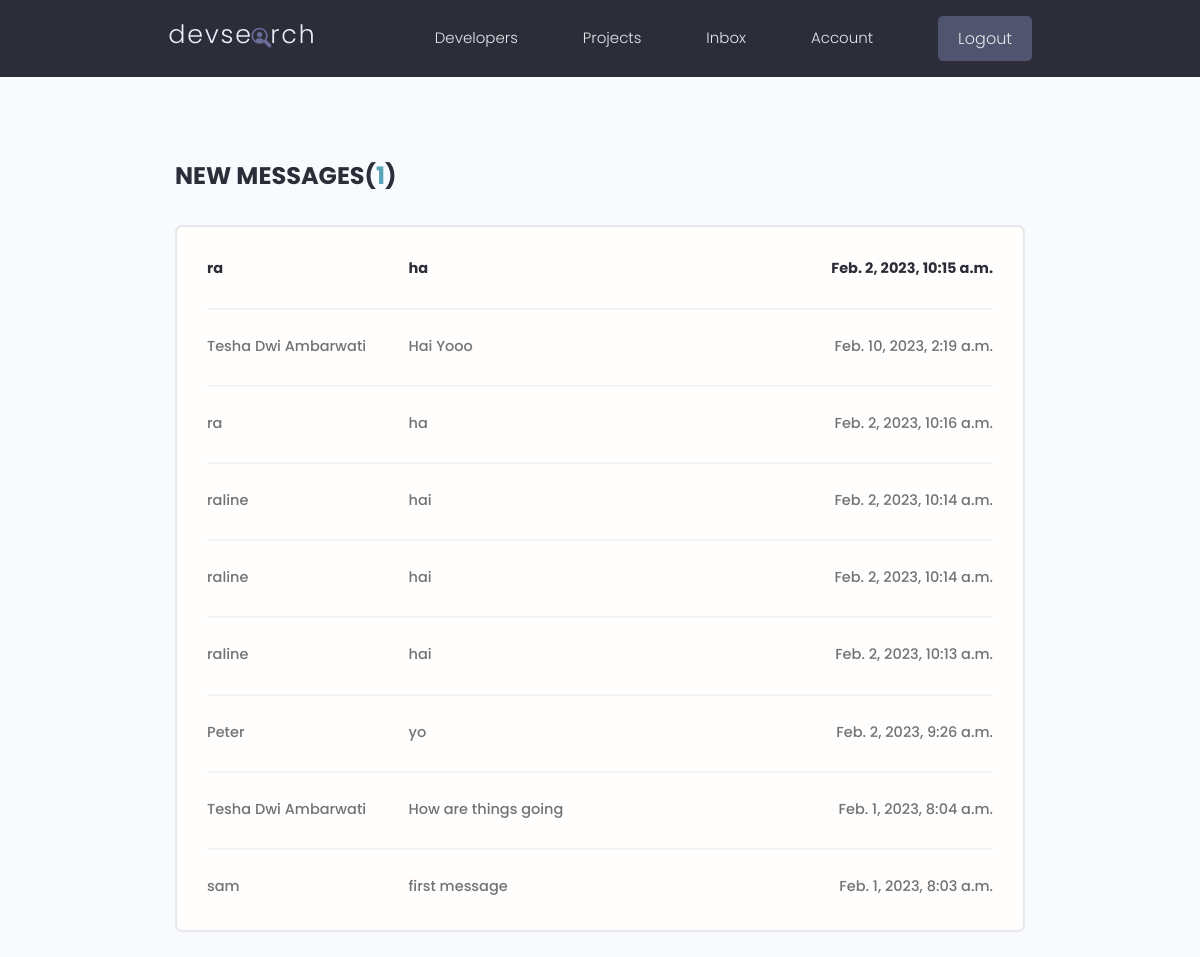
Page /inbox/ (signed in) on the earlier database version.
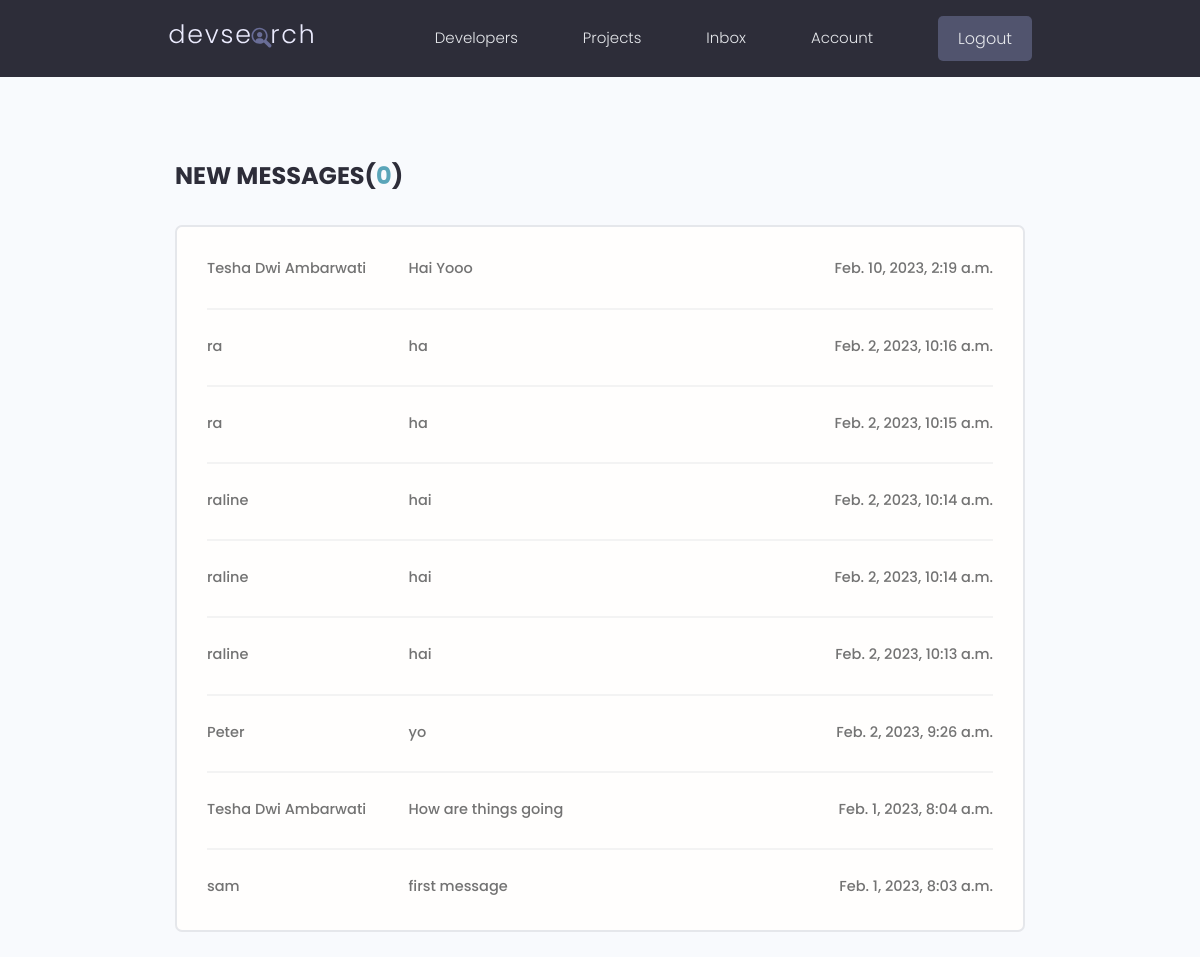
Same page on the later database version.
### users/models.py (models this page shows, shortened)
class Message(models.Model):
    sender = models.ForeignKey(
        Profile, on_delete=models.SET_NULL, null=True, blank=True)
    recipient = models.ForeignKey(
        Profile, on_delete=models.SET_NULL, null=True, blank=True, related_name="messages")
    name = models.CharField(max_length=200, null=True, blank=True)
    email = models.EmailField(max_length=200, null=True, blank=True)
    subject = models.CharField(max_length=200, null=True, blank=True)
    body = models.TextField()
    is_read = models.BooleanField(default=False, null=True)
    created = models.DateTimeField(auto_now_add=True)
    id = models.UUIDField(default=uuid.uuid4, unique=True,
                          primary_key=True, editable=False)
    class Meta:
        ordering = ['is_read', '-created']

### users/views.py (the view)
# urls.py: path('inbox/', views.inbox, name="inbox"),
@login_required(login_url='login')
def inbox(request):
    profile = request.user.profile
    messageRequests = profile.messages.all()
    unreadCount = messageRequests.filter(is_read=False).count()
    context = {'messageRequests': messageRequests, 'unreadCount': unreadCount}
    return render(request, 'users/inbox.html', context)

### users/templates/users/inbox.html
{% extends 'main.html' %}
{% block content %}
  <main class="inbox my-xl">
    <div class="content-box">
      <h3 class="inbox__title">New Messages(<span>{{unreadCount}}</span>)</h3>
      <ul class="messages">
        {% for message in messageRequests %}
        {% if message.is_read == False %}
        <li class="message message--unread">
          {% else %}
        <li class="message">
          {% endif %}
        <a href="{% url 'message' message.id %}">
            <span class="message__author">{{message.name}}</span>
            <span class="message__subject">{{message.subject}}</span>
            <span class="message__date">{{message.created}}</span>
          </a>
        </li>
        {% endfor %}
      </ul>
    </div>
  </main>
{% endblock content %}

### templates/main.html (shortened to what this page needs)
<!DOCTYPE html>
{% load static %}
<html lang="en">
<head>
    <link rel="stylesheet" href="https://cdn.iconmonstr.com/1.3.0/css/iconmonstr-iconic-font.min.css" />
    <link rel="stylesheet" href="{% static 'uikit/styles/uikit.css' %}" />
    <link rel="stylesheet" href="{% static 'styles/app.css' %}" />
</head>
<body>
    {% include 'navbar.html' %}
    {% block content %}
    {% endblock content %}
</body>
</html>

### templates/navbar.html (shortened to what this page needs)
{% load static %}
<header class="header">
    <div class="container container--narrow">
        <a href="{% url 'profiles' %}" class="header__logo">
            <img src="{% static 'images/logo.svg' %} " alt="DevSearch Logo" />
        </a>
        <nav class="header__nav">
            <ul class="header__menu">
                <li class="header__menuItem"><a href="{% url 'profiles' %}">Developers</a></li>
                <li class="header__menuItem"><a href="{% url 'projects' %}">Projects</a></li>
                {% if request.user.is_authenticated %}
                <li class="header__menuItem"><a href="{% url 'inbox' %}">Inbox</a></li>
                <li class="header__menuItem"><a href="{% url 'account' %}">Account</a></li>
                <li class="header__menuItem"><a href="{% url 'logout' %}" class="btn btn--sub">Logout</a></li>
                {% else %}
                <li class="header__menuItem"><a href="{% url 'login' %}" class="btn btn--sub">Login/Sign Up</a></li>
                {% endif %}
            </ul>
        </nav>
    </div>
</header>

### static/styles/app.css (style rules this page uses)
:root { --color-sub: #2d2d39; }
.btn--sub { background-color: var(--color-sub-light); }
img { width: 100%; }
.content-box { width: 95%; max-width: 85rem; margin: 0 auto; }
.header { position: sticky; z-index: 111; background-color: var(--color-sub); padding: 1.5rem 0; }
.header > .container { display: flex; justify-content: space-between; align-items: center; }
.header__logo > img { height: 3.8rem; }
.header__nav > ul { display: inline-flex; align-items: center; list-style: none; gap: 6.5rem; }
.header__menuItem > a { color: var(--color-light); font-weight: 300; }
.inbox { height: 90vh; }
.inbox__title, .inbox__title span { font-size: 2.4rem; font-weight: 700; color: var(--color-sub); text-transform: uppercase; text-align: left; margin-bottom: 3rem; }
.inbox__title span { color: var(--color-main); }
.messages { list-style: none; background: var(--color-white); padding: 0.5rem 3rem; border: 2px solid var(--color-light); border-radius: 0.7rem; }
.message { padding: 2.5rem 0; }
.message > a span { font-size: 1.45rem; font-weight: 500; }
.message:not(:last-child) { border-bottom: 2px solid var(--color-white-light); }
.message > a { display: flex; gap: 1rem; }
.message__author, .message__date { flex-basis: 25%; }
.message__subject { flex-basis: 50%; }
.message__date { text-align: right; }

### static/uikit/styles/modules/_variables.css (style rules this page uses)
:root { --color-main: #5aa5b9; --color-main-light: #e6faff; --color-sub: #3f4156; --color-sub-light: #51546e; --color-sub-lighter: #ededfd; --color-text: #737373; --color-gray: #8b8b8b; --color-light: #e5e7eb; --color-light-gray: #767676; --color-bg: #f8fafd; --color-white: #fffefd; --color-white-light: #f3f3f3; --color-success: #359e64; --color-success-bg: #def8e8; --color-error: #fc4b0b; --color-error-bg: #fff2ee; --font-base: 'Poppins', arial, helvetica, 'Segoe UI', roboto, ubuntu, sans-serif; --font-monospace: 'Fira Code', 'Courier New', courier, monospace; --font-regular: 300; --font-medium: 500; --font-bold: 700; --generic-shadow: 1px 1px 5px #00000010; --generic-transition: all 0.3s ease-in-out; }

### static/uikit/styles/modules/_base.css (style rules this page uses)
* { margin: 0; padding: 0; box-sizing: border-box; text-rendering: optimizeLegibility; color: inherit; font-size: inherit; }
html { font-size: 50%; }
@media only screen and (min-width: 480px) { html { font-size: 56.25%; } }
@media only screen and (min-width: 1200px) { html { font-size: 62.5%; } }
body { line-height: 1.6; font-weight: 400; font-size: 1.5rem; color: var(--color-text); background-color: var(--color-bg); min-height: 100vh; }

### static/uikit/styles/modules/_typography.css (style rules this page uses)
* { font-family: var(--font-base); }
h3 { font-size: 3.2rem; font-weight: var(--font-medium); }
p, span, strong { font-size: 1.6rem; color: var(--color-text); font-weight: var(--font-regular); }
a { padding-bottom: 2px; text-decoration: none; display: inline-block; color: var(--color-main); font-weight: var(--font-medium); }

### static/uikit/styles/modules/_utilities.css (style rules this page uses)
.container { width: 92%; max-width: 165rem; margin: 0 auto; box-sizing: border-box; }
.container--narrow { width: 92%; max-width: 120rem; }
@media screen and (min-width: 1000px) { .container { width: 90%; } }
@media screen and (min-width: 1000px) { .container--narrow { width: 85%; } }
@media screen and (min-width: 1200px) { .container { width: 80%; } }
@media screen and (min-width: 1200px) { .container--narrow { width: 72%; } }
.my-xl { margin: 8rem auto; }

### static/uikit/styles/modules/_button.css (style rules this page uses)
.btn { display: inline-block; position: relative; cursor: pointer; background-color: var(--color-light); font-weight: var(--font-medium); color: var(--color-sub); text-decoration: none; padding: 1rem 2rem; border-radius: 0.5rem; border: none; width: -webkit-fit-content; width: -moz-fit-content; width: fit-content; height: -webkit-fit-content; height: -moz-fit-content; height: fit-content; font-size: 1.6rem; outline-width: 0; outline-color: transparent; -webkit-backface-visibility: hidden; backface-visibility: hidden; transition: all 0.3s ease-in-out; }
.btn--sub { background-color: var(--color-sub); color: var(--color-white); }

Differences in the rows shown:
changed Message "Feb. 2, 2023, 10:15 a.m.": is_read False → True (drawn); moves down the list
Other differences:
{{ unreadCount }}: "1" → "0"
